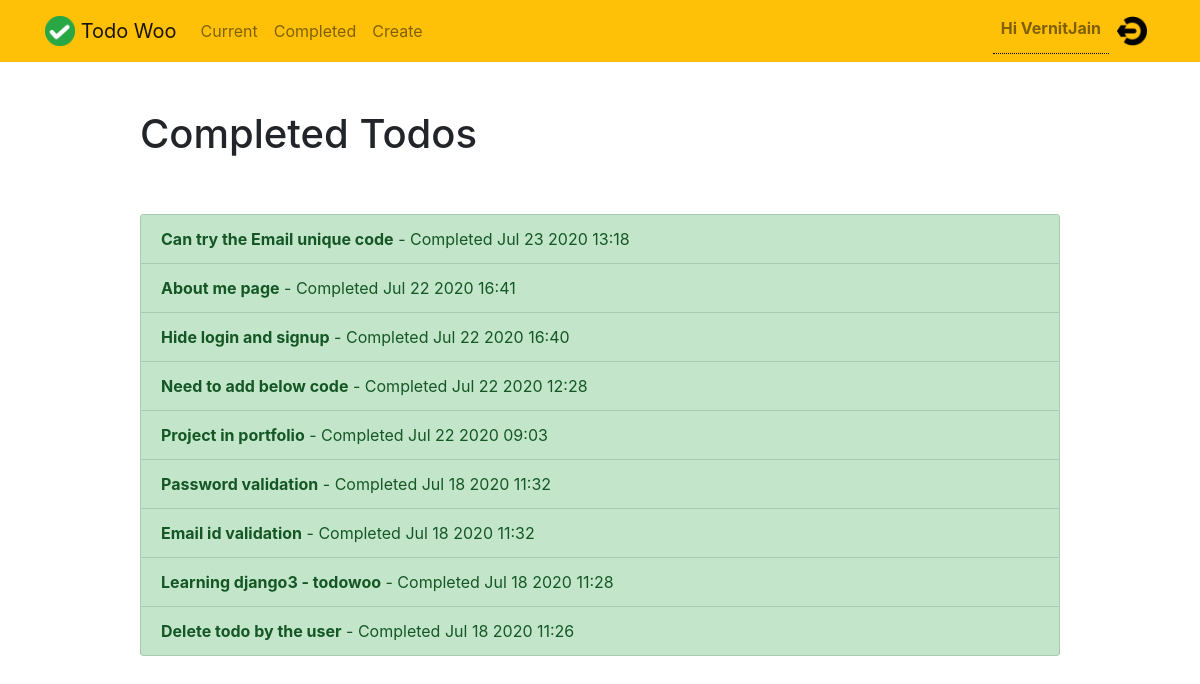
The page /todowoo/completed/ (signed in) on the database as committed earlier.
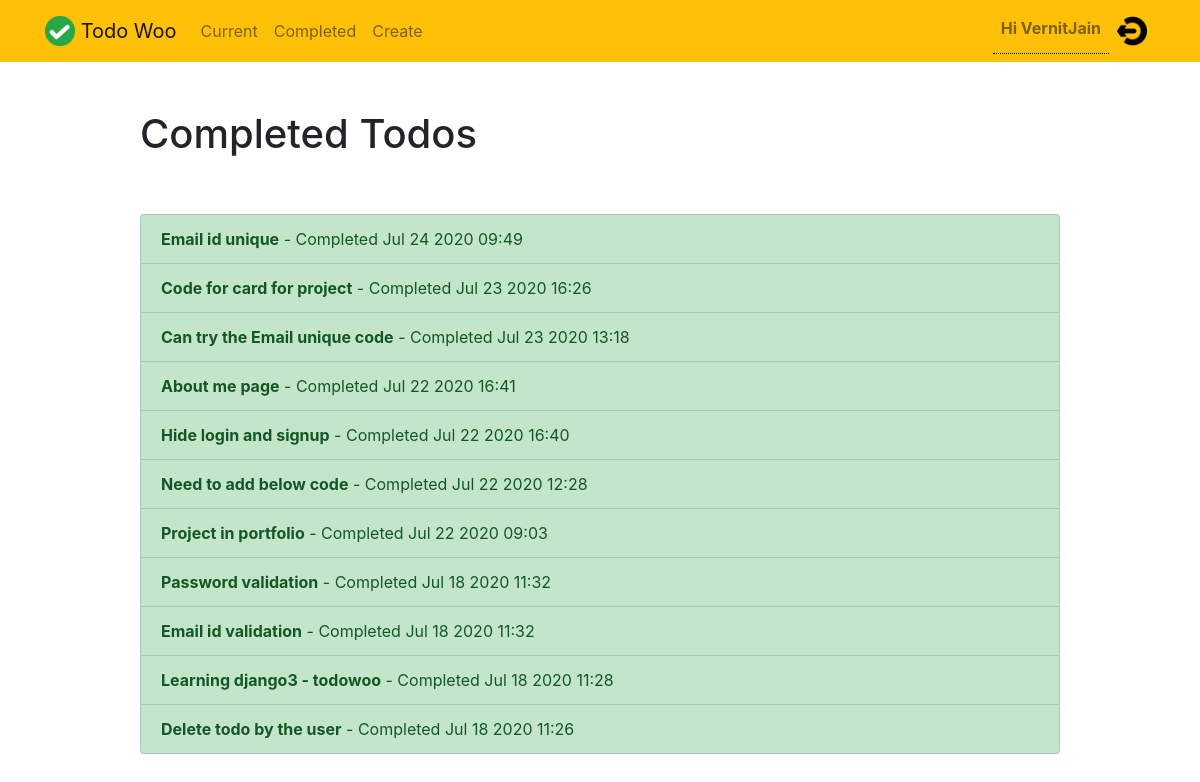
The same page on the database as committed later.
### todowoo/models.py (models this page shows, shortened)
class Todo(models.Model):
    title= models.CharField(max_length=100)
    memo = models.TextField(blank=True)
    created = models.DateTimeField(auto_now_add=True)
    datecompleted=models.DateTimeField(null=True, blank=True)
    important = models.BooleanField(default=False)
    user = models.ForeignKey(User, on_delete=models.CASCADE)
    deleteTodoOrNot = models.BooleanField(default=False)

### todowoo/views.py (the view)
# urls.py: path('completed/', views.completedtodos, name='completedtodos'),
@login_required
def completedtodos(request):
    todos = Todo.objects.filter(user = request.user, datecompleted__isnull = False, deleteTodoOrNot = False).order_by('-datecompleted')
    return render(request, 'todowoo/completedtodos.html',{'todos': todos})

### todowoo/templates/todowoo/completedtodos.html
{% extends "todowoo/base.html" %}
{% block content %}
    <div class="row justify-content-center mt-5">
        <div class="col-md-10">
            <h1>Completed Todos</h1>
        </div>
    </div>
    <div class="row justify-content-center mt-5">
        <div class="col-md-10">
            <div class="list-group">
                {% for todo in todos %}
                    <a href="{% url 'todowoo:viewtodo' todo.id %}" class="list-group-item list-group-item-action list-group-item-success"><b>{{ todo.title }}</b> - Completed {{ todo.datecompleted|date:'M j Y H:i' }}</a>
                {% endfor %}
            </div>
        </div>
    </div>
{% endblock %}

Rows that differ between the two databases and show on the page:
now on this page (row edited): Todo: title "Email id unique", datecompleted "Jul 24 2020 09:49"
now on this page (row edited): Todo: title "Code for card for project", datecompleted "Jul 23 2020 16:26"
